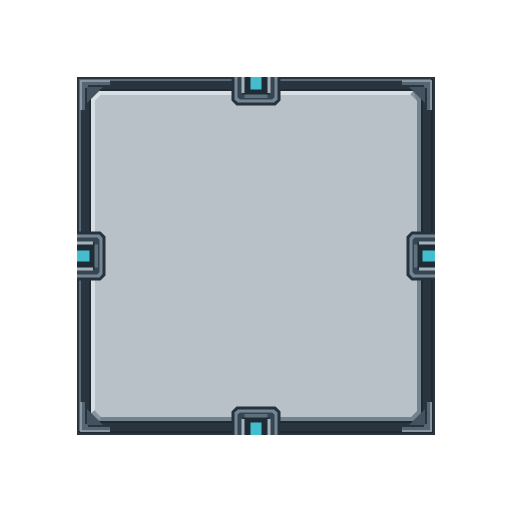
#> input picture New_Visuals/platforms/Drift_Bastion_Platform_Square_v2.png, 1024 x 1024 px (shown at 1/2 size)
$ python review_weapons.py
#> lines starting #> are read from the running program, lines starting #| are printed output that depends on the picture
"""Review only: uniform scale and translation around visually estimated pivots.

Raw images remain untouched. No recoloring, alpha repair or creative redraw.
"""
from pathlib import Path
import json
import math
from PIL import Image, ImageDraw, ImageFont, ImageOps

ROOT = Path(__file__).resolve().parent
PLATFORM = ROOT.parent / 'platforms/Drift_Bastion_Platform_Square_v2.png'
FONT = ImageFont.truetype('C:/Windows/Fonts/arial.ttf', 20)
SMALL = ImageFont.truetype('C:/Windows/Fonts/arial.ttf', 15)

def prepare(filename, pivot, body_top=0):
    raw = Image.open(ROOT / filename).convert('RGBA')
    alpha = raw.getchannel('A')
    solid = alpha.point(lambda a: 255 if a >= 128 else 0)
    bounds = solid.getbbox()
    points = [(x, y) for y in range(raw.height) for x in range(raw.width)
              if y >= body_top and solid.getpixel((x, y))]
    radius = max(math.hypot(x-pivot[0], y-pivot[1]) for x,y in points)
    scale = 285 / radius
    layer = raw.transform((1536,1536), Image.Transform.AFFINE,
        (1/scale,0,pivot[0]-768/scale,0,1/scale,pivot[1]-768/scale),
        Image.Resampling.BICUBIC)
    hist = alpha.histogram()
    audit = dict(raw=filename, dimensions=list(raw.size), alpha_bbox=alpha.getbbox(),
        solid_bbox=bounds, transparent_pixels=hist[0], opaque_pixels=hist[255],
        estimated_source_pivot=pivot, preview_uniform_scale=scale, body_region_top=body_top,
        note='Pivot is visually estimated, NOT verified production metadata. Preview only.')
    return layer, audit

def main():
    specs = [('Auto Cannon — original barrel','auto-cannon-v1.png',(627,780),500),
             ('Auto Cannon — shorter variant','auto-cannon-v2.png',(627,750),500),
             ('Missile Pod','missile-pod-v1.png',(627,695),0)]
    sheet = Image.new('RGB',(1670,940),'#171e27')
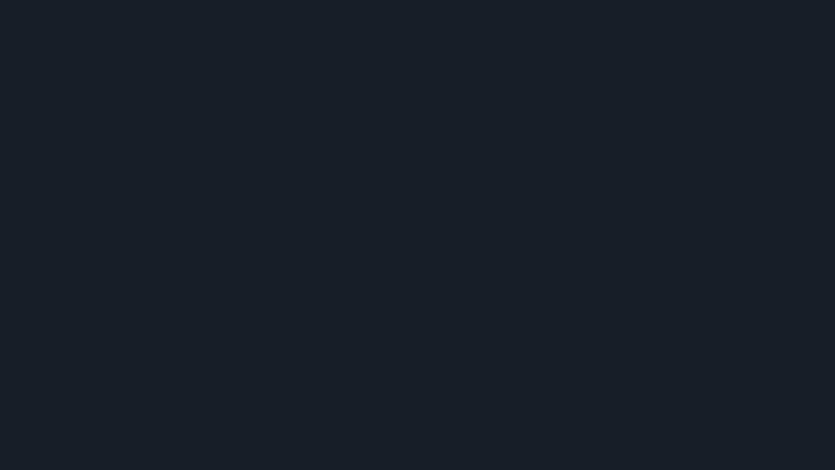
#> sheet: PIL image 1670x940 RGB (shown at 1/2 size); mean R, G, B 23, 30, 39
    draw = ImageDraw.Draw(sheet)
    draw.text((24,15),'WEAPON CANDIDATES — same fixed platform, estimated pivots',font=FONT,fill='white')
    base = Image.new('RGBA',(1536,1536))
#> base: PIL image 1536x1536 RGBA; every value is 0
    base.paste(Image.open(PLATFORM).convert('RGBA'),(256,256))
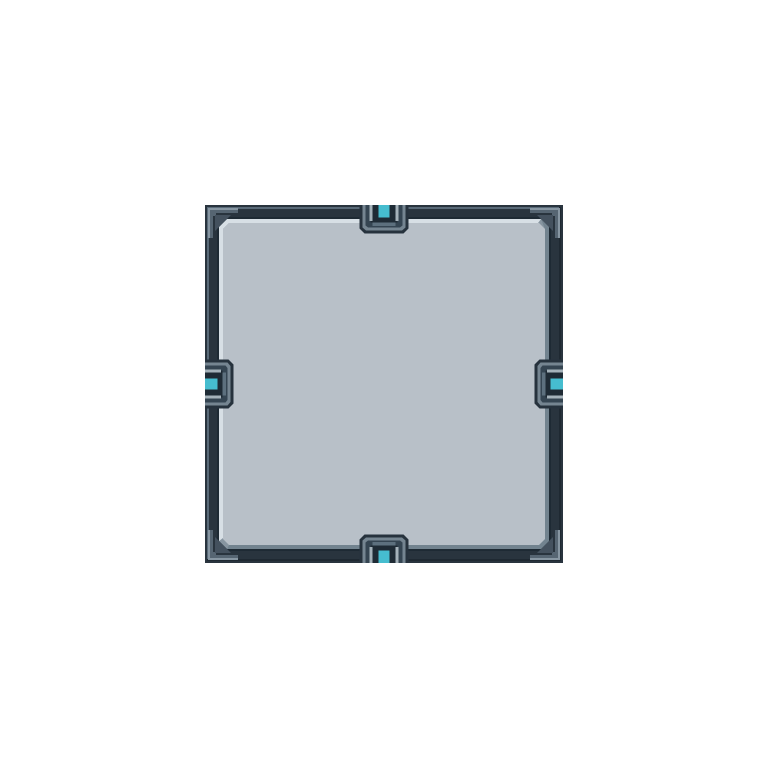
#> base: PIL image 1536x1536 RGBA (shown at 1/2 size); mean R, G, B, A 53.1, 55.1, 57, 55.4; transparent parts drawn white
    audits=[]
    for column,(name,filename,pivot,body_top) in enumerate(specs):
        x=20+column*550
        layer,audit=prepare(filename,pivot,body_top)
        audits.append(audit)
        draw.text((x,52),name,font=FONT,fill='white')
        assembly=Image.alpha_composite(base,layer)
        large=assembly.resize((500,500),Image.Resampling.LANCZOS)
        sheet.paste(large,(x,78),large)
        draw.text((x,580),'Cell footprint: 64 px / 32 px / grayscale 64 px',font=SMALL,fill='#b5c3d3')
        for offset,size,gray in [(0,64,False),(155,32,False),(240,64,True)]:
            side=round(1536*size/716)
            small=assembly.resize((side,side),Image.Resampling.LANCZOS)
            if gray:
                small=Image.merge('RGBA',(*([ImageOps.grayscale(small)]*3),small.getchannel('A')))
            sheet.paste(small,(x+offset,602),small)
        draw.text((x,741),'Body fits cell; barrel overhang is allowed. 0 / 45 / 90 deg',font=SMALL,fill='#b5c3d3')
        for idx,angle in enumerate((0,45,90)):
            rotated=layer.rotate(angle,resample=Image.Resampling.BICUBIC,center=(768,768))
            part=Image.alpha_composite(base,rotated).resize((145,145),Image.Resampling.LANCZOS)
            sheet.paste(part,(x+idx*160,761),part)
    draw.text((24,915),'Preview: uniform resize + translation only. Pivots estimated. Raw PNGs preserved; alpha/material cleanup still pending.',font=SMALL,fill='#e5bd79')
    sheet.save(ROOT/'weapon-review.png')
    (ROOT/'weapon-audit.json').write_text(json.dumps(audits,indent=2),encoding='utf-8')

if __name__=='__main__':
#> (the run stopped early here; a loop or call above may not have finished)
